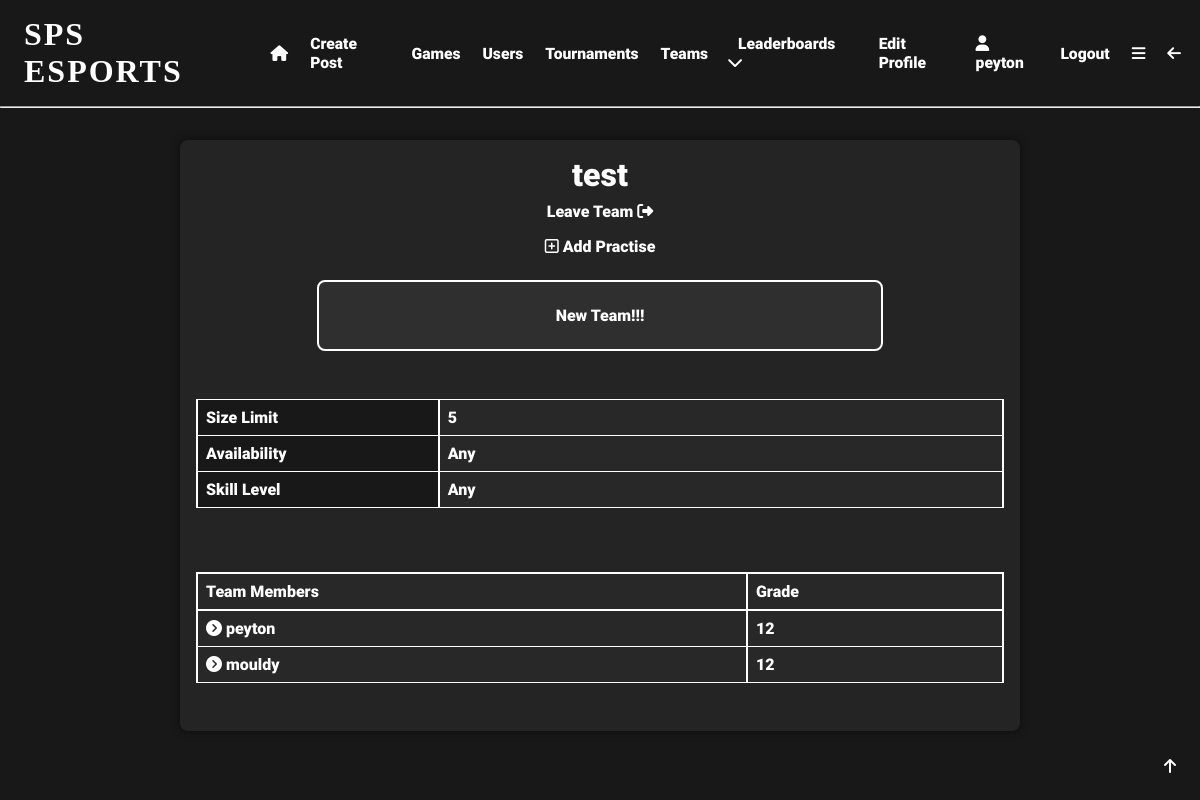
Screenshot of /team/2 (signed in) with the database file from the repository.
### app/models.py (models this page shows, shortened)
class User(UserMixin, db.Model):
    user_id = db.Column(db.Integer, primary_key=True)
    username = db.Column(db.String(64), index=True, unique=True)
    email = db.Column(db.String(120), index=True, unique=True)
    password_hash = db.Column(db.String(128), nullable=False)
    pfp = db.Column(db.String(140))
    user_bio = db.Column(db.String(140), default='New to SPS eSports!!!')
    pronouns = db.Column(db.String(64), nullable=True)
    skill_level = db.Column(db.String(64), default='Unsure')
    role = db.Column(db.String(64))
    grade = db.Column(db.String(64), nullable=True, default='Unsure')
    availability = db.Column(db.String(140), default='Unsure')
    teams = db.relationship('Teams', back_populates='user')
    team_users = db.relationship('TeamUsers', back_populates='user')
    posts = db.relationship('Posts', back_populates='user')
    likes = db.relationship('Likes', back_populates='user')
    tournaments = db.relationship('Tournaments', back_populates='user')
    favourite_games = db.relationship('FavouriteGames', back_populates='user')
    tournament_users = db.relationship('TournamentUsers', back_populates='user')
    comments = db.relationship('Comments', back_populates='user')
    matches = db.relationship('Matches', back_populates='user')
    match_users = db.relationship('MatchUsers', back_populates='user')
    following = db.relationship('Following', backref='user', foreign_keys='Following.user_id')
    followed = db.relationship('Following', foreign_keys='Following.following_id')
    sponsor = db.relationship('SponsoredUsers', backref='user', foreign_keys='SponsoredUsers.sponsor_id')
    sponsored = db.relationship('SponsoredUsers', foreign_keys='SponsoredUsers.sponsored_id')
    def __repr__(self):
        return '<User {}>'.format(self.username)

class Teams(db.Model):
    team_id = db.Column(db.Integer, primary_key=True, index=True, unique=True, nullable=False)
    team_name = db.Column(db.String(64), index=True, unique=True)
    team_description = db.Column(db.String(140), default='New Team!!!')
    limit = db.Column(db.Integer, default=5)
    availability = db.Column(db.String(140), nullable=True)
    skill_level = db.Column(db.String(64), nullable=True)
    admin_id = db.Column(db.Integer, db.ForeignKey('user.user_id'), name='fk_admin_id')
    user = db.relationship('User', back_populates='teams')
    team_users = db.relationship('TeamUsers', back_populates='team')
    practises = db.relationship('Practises', back_populates='team')

### app/routes.py (the view)
@app.route('/team/<team_id>')
@login_required
def team(team_id):
    if TeamUsers.query.filter_by(team_id=team_id, user_id=current_user.user_id).count() > 0:
        my_team = True
    else:
        my_team = False
    team = Teams.query.filter_by(team_id=team_id).first_or_404()
    team_users = TeamUsers.query.filter_by(team_id=team_id).all()
    users = []
    for team_user in team_users:
        print(team_user.user_id)
        user = User.query.filter_by(user_id=team_user.user_id).first()
        users.append(user)
    print(users)
    return render_template('team.html', team=team, team_users=team_users, users=users, my_team=my_team)

### app/models.py (called while the page is built)
@login.user_loader
def load_user(user_id):
    return User.query.get(int(user_id))  # returns the user id as an integer

### app/templates/team.html
{% extends 'base.html' %}
{% block content %}
<div class="centre">
    <div class="gen-container">
        <h1>{{team.team_name}}</h1>
        {% if my_team %}
        <a href="{{url_for('leave_team', team_id=team.team_id)}}">Leave Team <i
                class="fa-solid fa-right-from-bracket"></i></a>
        {% else %}
        <a href="{{url_for('join_team', team_id=team.team_id)}}"><i class="fa-solid fa-right-to-bracket"></i>   Join Team</a>
        {% endif %}
        {% if my_team %}
        <a href="{{url_for('create_practise', team_id=team.team_id)}}"><i class="fa-regular fa-square-plus"></i>  Add Practise</a>
        {% endif %}
        <div class="highlight-box">
            <p>{{team.team_description}}</p>
        </div>
        <div class="info-table firstcolumn">
            <table>
                <tr>
                    <td>Size Limit</td>
                    <td>{{team.limit}}</td>
                </tr>
                <tr>
                    <td>Availability</td>
                    <td>{{team.availability}}</td>
                </tr>
                <tr>
                    <td>Skill Level</td>
                    <td>{{team.skill_level}}</td>
                </tr>
            </table>
        </div>
        <div class="info-table lineup">
            <table>
                <tr>
                    <th>Team Members</th>
                    <th>Grade</th>
                </tr>
                {% for user in users %}
                <tr>
                    <td><a href="{{ url_for('user', username=user.username) }}"><i
                            class="fa-solid fa-circle-chevron-right"></i>   {{ user.username }}</a></td>
                    <td>{{ user.grade }}</td>
                </tr>
                {% endfor %}
            </table>
        </div>
    </div>
</div>
{% endblock %}

### app/templates/base.html (shortened to what this page needs)
<!DOCTYPE html>
<html lang="en">
<head>
    <link rel="stylesheet" href="{{ url_for('static', filename='css/styles.css') }}">
</head>
<body>
  <div id="top" class="header">
      {% if current_user.is_anonymous %}
        <h1 onclick="location.href='login'">SPS ESPORTS</h1>
        <a href="{{ url_for('login') }}">Login</a>
        <a href="{{ url_for('register') }}">Register</a>
        <a href="{{ url_for('about') }}">About</a>
      {% else %}
        <h1 onclick="location.href='{{url_for('index')}}'">SPS ESPORTS</h1>
          <a href="{{ url_for('index') }}" class="hidemobile"><i class="fa-solid fa-house"></i></a>
          <a href="{{ url_for('create_post') }}" class="hidemobile">Create Post</a>
          <a href="{{ url_for('search') }}" class="hidemobile">Games</a>
          <a href="{{ url_for('user_search') }}" class="hidemobile">Users</a>
          <a href="{{ url_for('tournament_search') }}" class="hidemobile">Tournaments</a>
          <a href="{{url_for('team_search')}}" class="hidemobile">Teams</a>
          <div class="expand" class="hidemobile">
              <div class="expand-button">
                  <a href="javascript:showDropdown()">Leaderboards <i class="fa-solid fa-chevron-down"></i></a>
              </div>
          </div>
          <a href="{{ url_for('edit_profile') }}" class="hidemobile">Edit Profile</a>
          <a href="{{ url_for('user', username=current_user.username) }}" class="hidemobile"><i class="fa-solid fa-user"></i>
              {{current_user.username}}</a>
          <a href="{{ url_for('logout') }}" class="hidemobile">Logout</a>
        <a href="javascript:showNavBar()"><i class="fa-solid fa-bars"></i></a>
        <a href="javascript:window.history.back();" class="hidemobile"><i class="fa-solid fa-arrow-left"></i></a>
      {% endif %}
  </div>
    <hr>
  <div class="topbutton">
    <a href="#top"><i class="fa-solid fa-arrow-up"></i></a>
  </div>
{% block content %} {% endblock %}
</body>
</html>

### app/static/css/styles.css (style rules this page uses)
* { margin: 0; padding: 0; box-sizing: border-box; scroll-behavior: smooth; scrollbar-width: thin; scrollbar-color: white var(--bg); }
body { background: var(--bg); color: white; }
:root { --accent: #e81c29; --bg: #181818; --bg2: #282828; --lightbg: rgba(255,255,255,0.05); }
.header { display:flex; align-items: center; padding: 1em 0.5em; }
.header a { padding: 0em 0.7em; font-family: 'Roboto'; font-size: 0.98em; text-decoration: none; transition: 0.5s; position: relative; transition: 0.3s; color: white; }
.header a::before { content: ''; position: absolute; width: 100%; height: 2px; left: 0; bottom: -2px; background-color: var(--accent); transform-origin: right; transform: scaleX(0); transition: transform 0.3s; }
.header h1 { box-shadow: inset 0 0 0 0 var(--bg); font-family: 'Nausea'; letter-spacing: 2px; padding: 0 0.5em; position: relative; transition: color 0.3s ease-in-out, box-shadow 0.3s ease-in-out; }
.expand { font-family: 'Roboto'; padding: 0.5em; position: relative; }
h1 { font-family: 'Roboto'; font-size: 2em; }
.centre h1 { text-align: center; }
.topbutton { position: fixed; bottom: 1em; right: 1em; padding: 0.5em; border-radius: 50%; background-color: var(--bg); color: white; font-family: 'Roboto'; font-size: 1em; transition: 0.5s; }
p { font-family: 'Roboto'; font-size: 1em; padding: 0.5em 0; }
a { color: white; text-decoration: none; transition: 0.5s; padding: 0.5em 0; position: relative; font-family: 'Roboto'; }
a::before { content: ''; position: absolute; width: 100%; height: 2px; left: 0; bottom: -2px; background-color: var(--accent); transform-origin: right; transform: scaleX(0); transition: transform 0.3s; }
.centre { display: flex; flex-flow: row wrap; align-items: center; justify-content: center; width: 100%; margin: 1em 0; }
.info-table { display: flex; flex-flow: column wrap; align-items: center; justify-content: center; width: 100%; margin: 1em 0; font-family: 'Roboto'; }
.info-table table { width: 100%; border-collapse: collapse; margin: 1em 0; text-align: left; }
.info-table th { padding: 0.5em; border: 2px solid white; background-color: var(--bg2); }
.info-table td { padding: 0.5em; border: 1px solid white; border-right: 2px solid white; border-left: 2px solid white; background-color: var(--bg2); }
.info-table.firstcolumn tr > td:first-child { width: 30%; background-color: var(--bg); }
.gen-container { display: flex; flex-flow: column wrap; align-items: center; justify-content: center; width: 70%; margin: 1em 0; font-family: 'Roboto'; background-color: var(--lightbg); padding: 1em; border-radius: 0.5em; box-shadow: 0 0 10px 0 rgba(0,0,0,0.5); }
.highlight-box { display: flex; flex-flow: column wrap; align-items: center; justify-content: center; width: 70%; margin: 1em 0; font-family: 'Roboto'; background-color: var(--lightbg); padding: 1em; border-radius: 0.5em; border: 2px solid white; }
.lineup a::before { top: 80%; }

### rows the page displays
User: username "peyton", grade "12"
Teams: team_name "test", team_description "New Team!!!", limit "5", availability "Any", skill_level "Any"
User: username "mouldy", grade "12"
